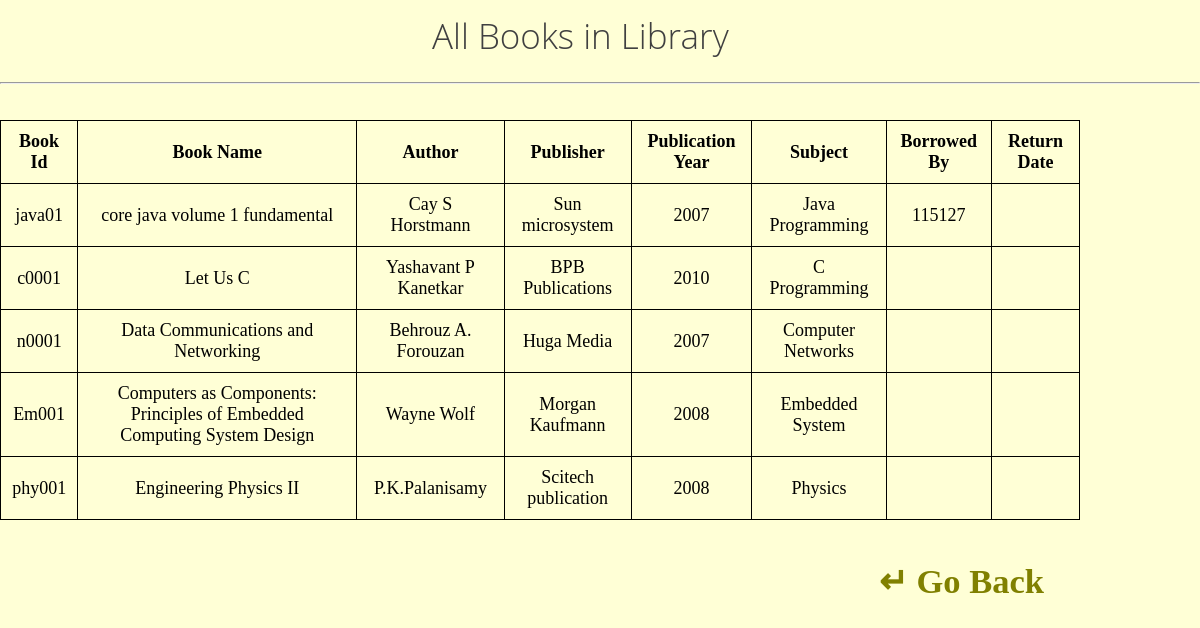
The app's page /books.php (signed in) with its own data.
### tables this page shows
CREATE TABLE IF NOT EXISTS `books` (
  `id` varchar(10) NOT NULL,
  `book_name` varchar(100) NOT NULL,
  `author_name` varchar(30) NOT NULL,
  `publisher` varchar(25) NOT NULL,
  `publication_year` varchar(10) NOT NULL,
  `subject` varchar(30) NOT NULL,
  `borrower_id` varchar(10) NOT NULL
);

### books.php (the view, shortened to what this page needs)
<?php
	include 'dbconnect.php';
 ?>
<html>
	<head>
		<link rel="stylesheet" href="style.css" type="text/css">
	</head>
	<body>
		<header>
			<h1>All Books in Library</h1>
			<hr></hr>
		</header>
		<div class="all_books">
			<?php
				$rows = array();
				$query = "select *from books";
				$result = $con -> query($query);
				$count = $result -> num_rows;
				while($row = $result -> fetch_array(MYSQLI_ASSOC)) {
					$rows[] = $row;
				}
				echo "<table cellpadding='10' class='books'>";
				echo "<tr><th>Book Id</th><th>Book Name</th><th>Author</th><th>Publisher</th><th>Publication Year</th><th>Subject</th><th>Borrowed By</th><th>Return Date</th></tr>";
				for($i=0;$i<$count;$i++) {
					echo "<tr><td>".$rows[$i]['id']."</td><td>".$rows[$i]['book_name']."</td><td>".$rows[$i]['author_name']."</td><td>".$rows[$i]['publisher']."</td><td>".$rows[$i]['publication_year']."</td><td>".$rows[$i]['subject']."</td><td>".$rows[$i]['borrower_id']."</td><td>".$rows[$i]['return_date']."</td></tr>";
				}
				echo "</table>";
			?>
		</div>
		<div class="go_back">
			<h2><a href="libhome.php">&#8629; Go Back</a></h2>
		</div>
	</body>
</html>

### style.css (style rules this page uses)
body { padding-top:1%; margin: 0px auto; background-color:#FFFFd6; font-family: cambria; }
header { color: #404040; width: 100%; }
h1 { font-family: cambria,'open sans'; font-size: 35px; margin-left:3%; font-weight:300; }
a { text-decoration: none; color: olive; -moz-transition: 0.3s color linear; -webkit-transition: 0.3s color linear; transition: 0.3s color linear; }
table, th, td { border: 1px solid black; border-collapse: collapse; text-align: center; font-size:18px; }

### books.php (style rules this page uses)
h1 { padding-left:33%; }
.books { margin-top:3%; width:90%; }
h2 { float:right; margin-right:13%; }
.go_back { margin-top: 1%; font-size: 23px; }

### records on screen
books: id "java01", book_name "core java volume 1 fundamental", author_name "Cay S Horstmann", publisher "Sun microsystem", publication_year "2007", subject "Java Programming", borrower "115127"
books: id "c0001", book_name "Let Us C", author_name "Yashavant P Kanetkar", publisher "BPB Publications", publication_year "2010", subject "C Programming"
books: id "n0001", book_name "Data Communications and Networking", author_name "Behrouz A. Forouzan", publisher "Huga Media", publication_year "2007", subject "Computer Networks"
books: id "Em001", book_name "Computers as Components: Principles of Embedded Computing System Design", author_name "Wayne Wolf", publisher "Morgan Kaufmann", publication_year "2008", subject "Embedded System"
books: id "phy001", book_name "Engineering Physics II", author_name "P.K.Palanisamy", publisher "Scitech publication", publication_year "2008", subject "Physics"
